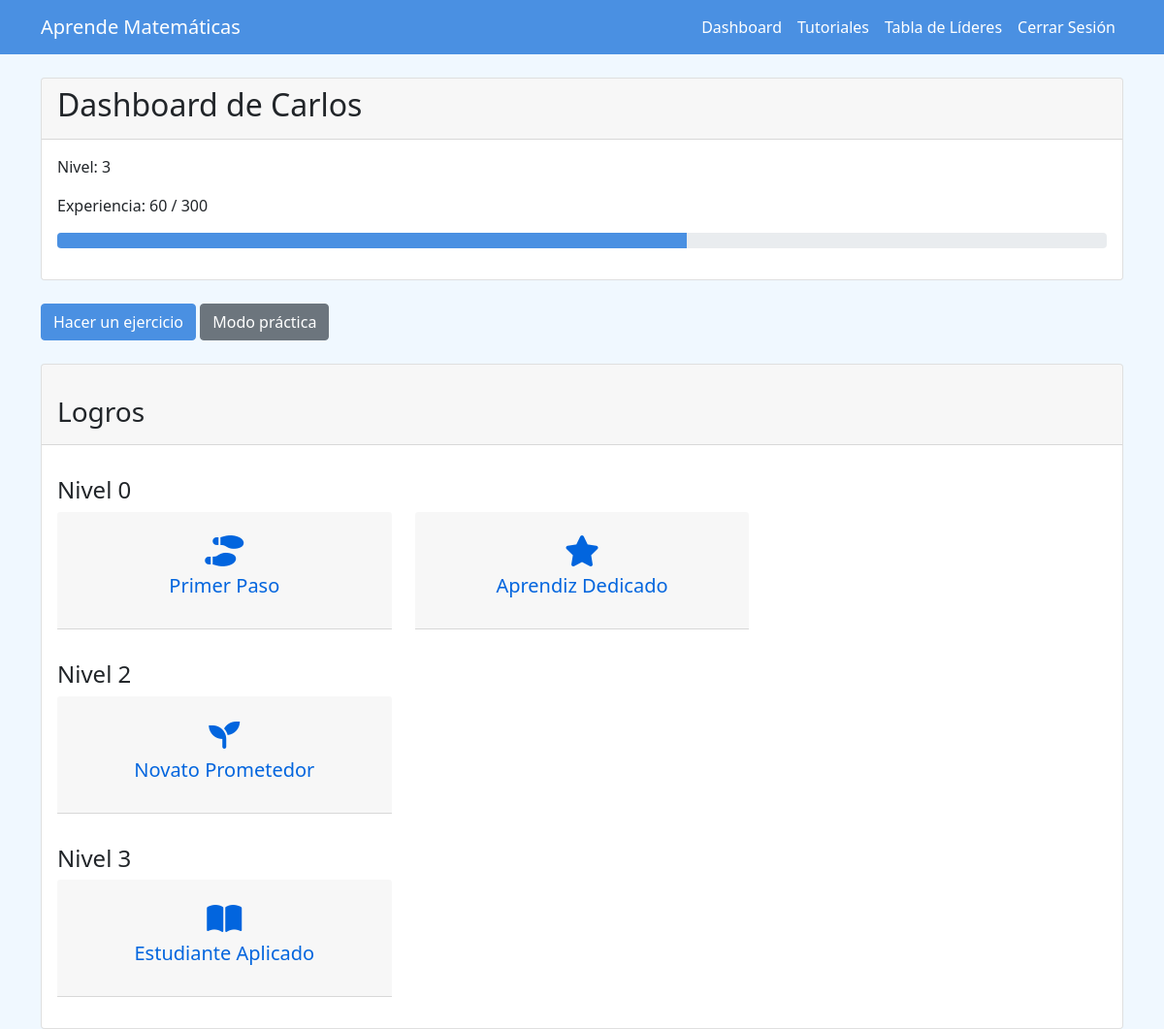
/dashboard/ (signed in), run on the app's committed database.
### math_app/models.py (models this page shows, shortened)
class User(AbstractUser):
    level = models.IntegerField(default=1)
    experience = models.IntegerField(default=0)

class UserAchievement(models.Model):
    user = models.ForeignKey(User, on_delete=models.CASCADE)
    achievement = models.ForeignKey(Achievement, on_delete=models.CASCADE)
    date_earned = models.DateTimeField(auto_now_add=True)

class Achievement(models.Model):
    name = models.CharField(max_length=100)
    description = models.TextField()
    icon = models.CharField(max_length=50)
    level_required = models.IntegerField(default=0)  # Nuevo campo

### math_app/views.py (the view)
# urls.py: path('dashboard/', views.dashboard, name='dashboard'),
@login_required
def dashboard(request):
    user = request.user
    achievements = UserAchievement.objects.filter(user=user)
    return render(request, 'math_app/dashboard.html', {'user': user, 'achievements': achievements})

### math_app/templatetags/custom_filters.py (called while the page is built)
@register.filter
def multiply(value, arg):
    return value * arg

### math_app/templates/math_app/dashboard.html
{% extends 'math_app/base.html' %}
{% load custom_filters %}
{% block content %}
<div class="card">
    <div class="card-header">
<h2>Dashboard de {{ user.username }}</h2>
</div>
<div class="card-body">
<p>Nivel: {{ user.level }}</p>
<p>Experiencia: {{ user.experience }} / {{ user.level|multiply:100 }}</p>
<div class="progress mb-3">
    <div class="progress-bar" role="progressbar" style="width: {% widthratio user.experience 100 user.level %}%" aria-valuenow="{{ user.experience }}" aria-valuemin="0" aria-valuemax="{{ user.level|multiply:100 }}"></div>
</div>
</div>
</div>
<br>
<a href="{% url 'exercise' %}" class="btn btn-primary">Hacer un ejercicio</a>
<a href="{% url 'practice_mode' %}" class="btn btn-secondary">Modo práctica</a><br>
<br>
<div class="card">
    <div class="card-header">
<h3 class="mt-4">Logros</h3>
</div>
<div class="card-body">
<div class="row">
    {% regroup achievements|dictsort:"achievement.level_required" by achievement.level_required as achievement_list %}
    {% for level in achievement_list %}
        <h4 class="col-12 mt-3">Nivel {{ level.grouper }}</h4>
        {% for user_achievement in level.list %}
            <div class="col-md-4 mb-3">
                <div class="card-header" style="color: rgb(2, 101, 222);">
                    <div class="card-body text-center">
                        <i class="{{ user_achievement.achievement.icon }} achievement-icon" data-bs-toggle="tooltip" title="{{ user_achievement.achievement.description }}"></i>
                        <h5 class="card-title">{{ user_achievement.achievement.name }}</h5>
                    </div>
                </div>
            </div>
        {% endfor %}
    {% empty %}
        <p>Aún no has desbloqueado ningún logro.</p>
    {% endfor %}
</div>
</div>
</div>
{% endblock %}

### math_app/static/css/custom.css (style rules this page uses)
body { background-color: #f0f8ff; }
.btn-primary { background-color: #4a90e2; border-color: #4a90e2; }
.progress-bar { background-color: #4a90e2; }
.achievement-icon { font-size: 2rem; margin-bottom: 0.5rem; }

### data on the page
User: username "Carlos", level "3", experience "60", level|multiply "300"
UserAchievement: achievement.name "Primer Paso"
UserAchievement: achievement.name "Aprendiz Dedicado"
UserAchievement: achievement.name "Novato Prometedor"
UserAchievement: achievement.name "Estudiante Aplicado"

### other printed values
{{ level.grouper }} "0" "2" "3"
